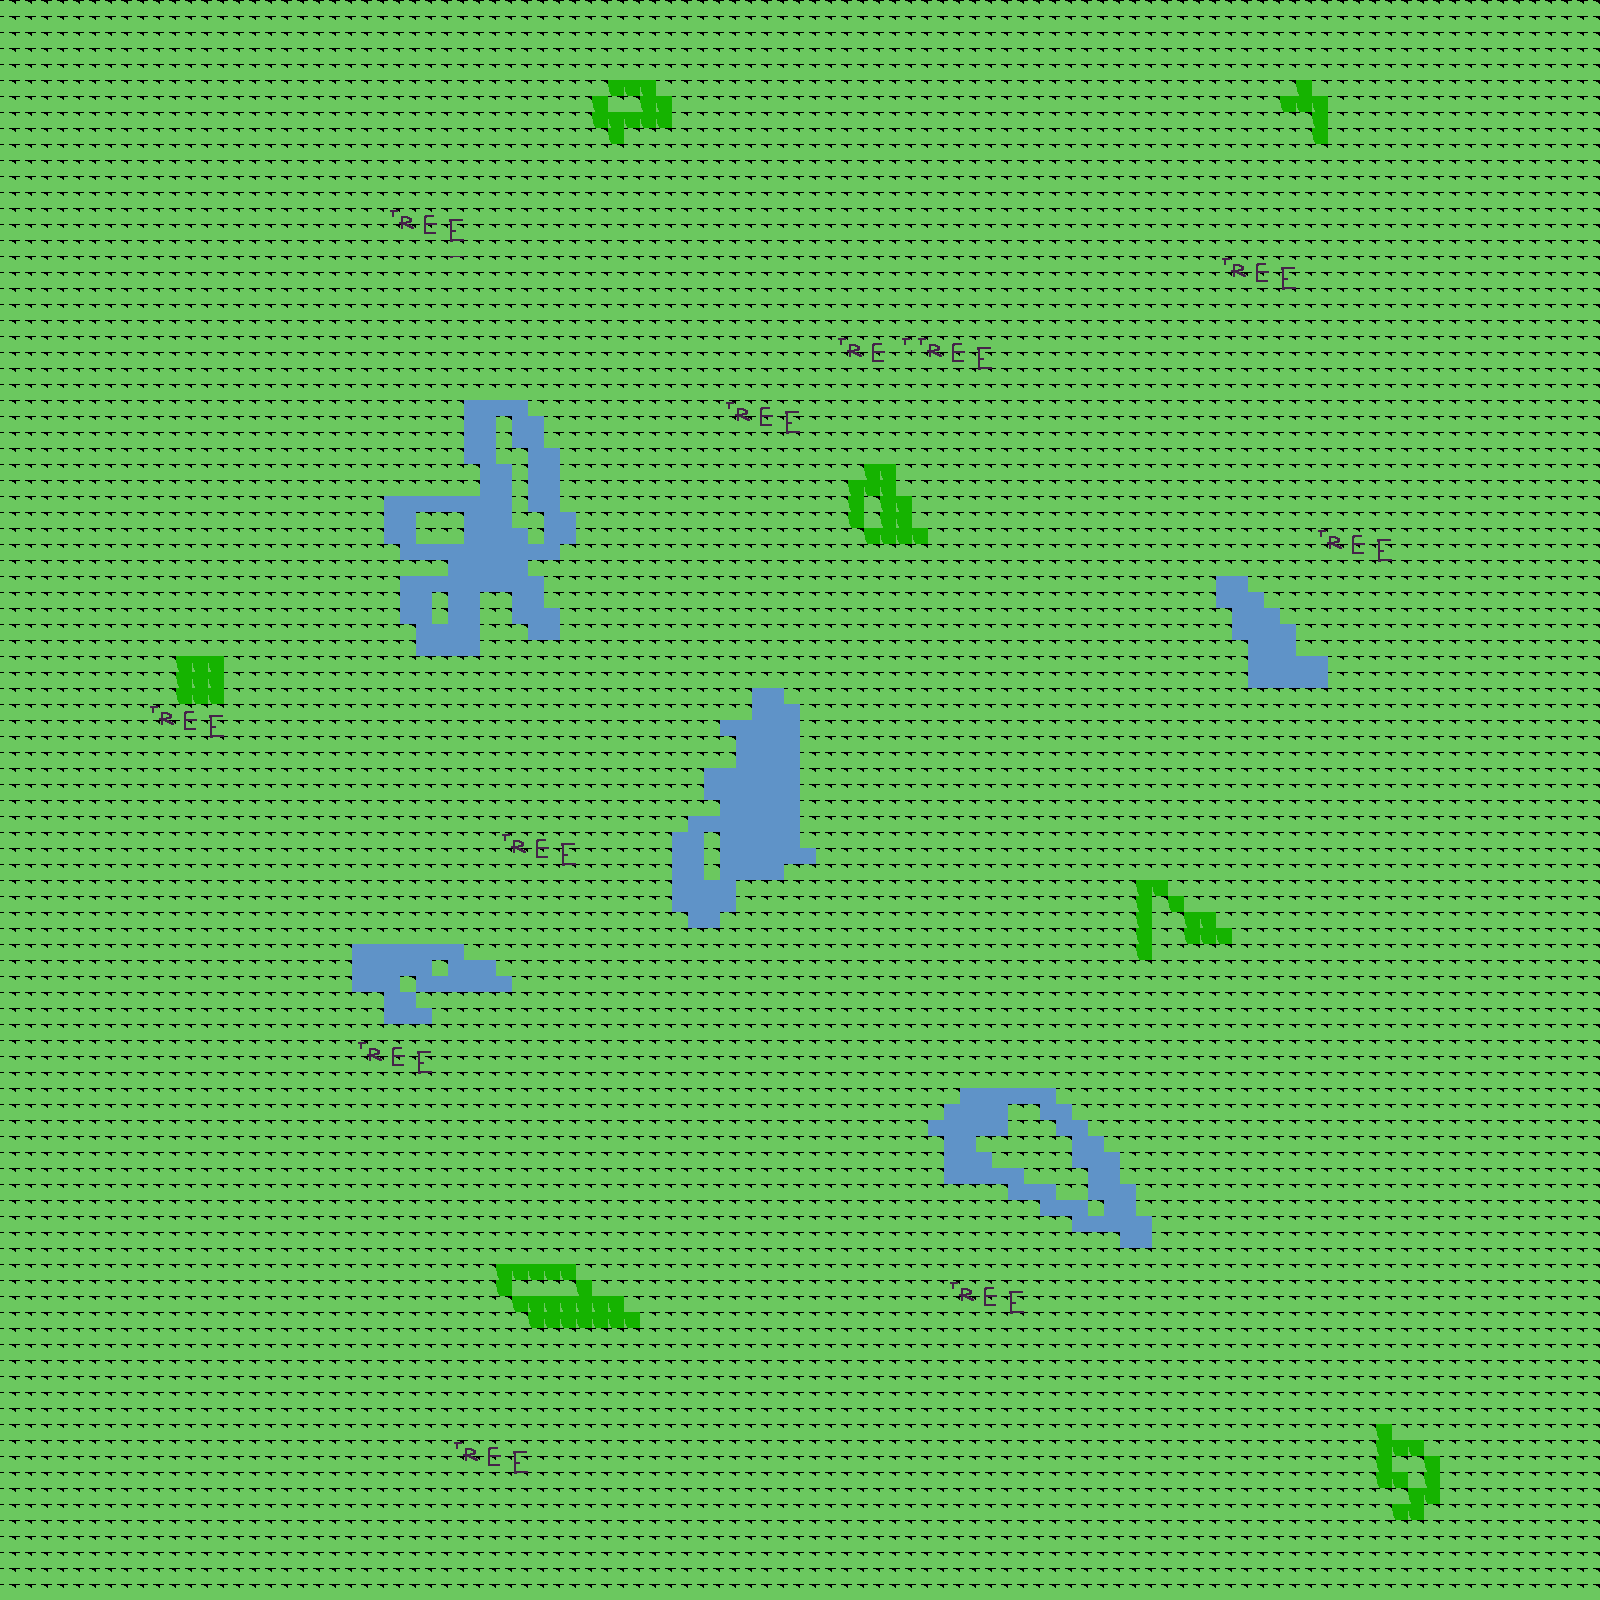

This game map was drawn from its Tiled (.tmx) file and the tilesets committed beside it. A one-line description and the trimmed map source follow:
An orthogonal 100x100 tile map with 16x16 px tiles, 3 tile layers (Background, Terrain, Trees) and 1 object (slimeSpawn).

<map version="1.8" tiledversion="1.8.1" orientation="orthogonal" renderorder="right-down" width="100" height="100" tilewidth="16" tileheight="16" infinite="0" nextlayerid="6" nextobjectid="2">
 <editorsettings>
  <export target="overworld.json" format="json" />
 </editorsettings>
 <tileset firstgid="1" source="test tileset.tsx" />
 <layer id="3" name="Background" width="100" height="100">
  <data>[10000 cells, 10000 non-empty, 3 distinct tile ids]</data>
 </layer>
 <layer id="1" name="Terrain" width="100" height="100">
  <data>[10000 cells, 88 non-empty, 1 distinct tile ids]</data>
 </layer>
 <layer id="2" name="Trees" width="100" height="100">
  <data>[10000 cells, 170 non-empty, 15 distinct tile ids]</data>
 </layer>
 <objectgroup id="5" name="Spawns">
  <object id="1" name="slimeSpawn" x="233.408" y="1177.65">
   <point />
  </object>
 </objectgroup>
</map>